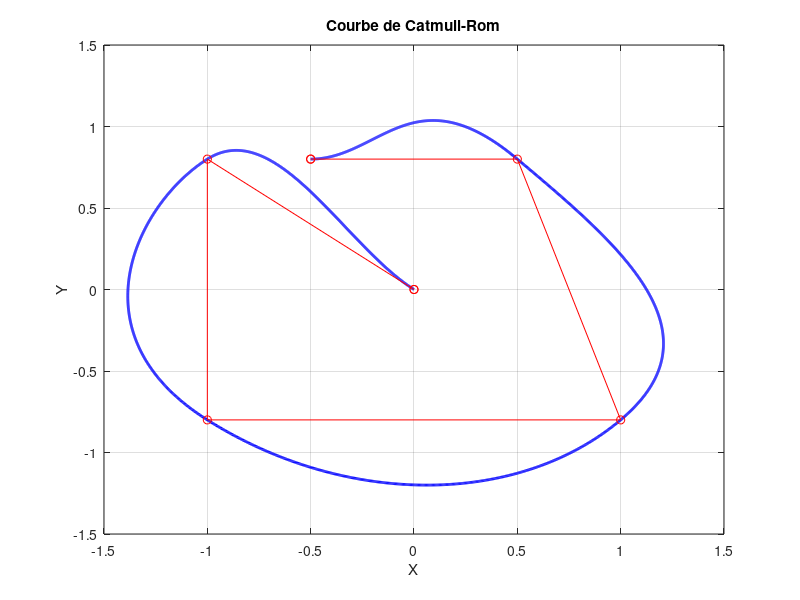

Here is the MATLAB script that generated this plot:
% Définition des points de contrôle
points = [0,0;-1, 0.8; -1, -0.8; 1, -0.8; 0.5, 0.8; -0.5, 0.8];

% Ajouter des points supplémentaires aux extrémités pour gérer les extrémités
points = [points(1, :); points; points(end, :)];

% Nombre de points intermédiaires à calculer entre chaque paire de points
numPoints = 500;

% Initialisation des vecteurs pour les coordonnées de la co4urbe
xx = [];
yy = [];

% Calcul de la courbe de Catmull-Rom
for i = 1:length(points) - 3
    P0 = points(i, :);
    P1 = points(i + 1, :);
    P2 = points(i + 2, :);
    P3 = points(i + 3, :);

    for t = 0:1 / numPoints:1
        T = [1, t, t ^ 2, t ^ 3];
        M = [0, 1, 0, 0;
             -1, 0, 1, 0;
             2, -2, 1, -1;
             -1, 1, -1, 1];

        G = [P0; P1; P2; P3];

        pt = T * M * G;
        xx = [xx pt(1)];
        yy = [yy pt(2)];
    end

end

% Tracé de la courbe
plot(xx, yy, 'b-', 'LineWidth', 2);
hold on;

% Tracé des points de contrôle
plot(points(:, 1), points(:, 2), 'ro-');

% Configuration du graphique
title('Courbe de Catmull-Rom');
xlabel('X');
ylabel('Y');
grid on;
hold off;
